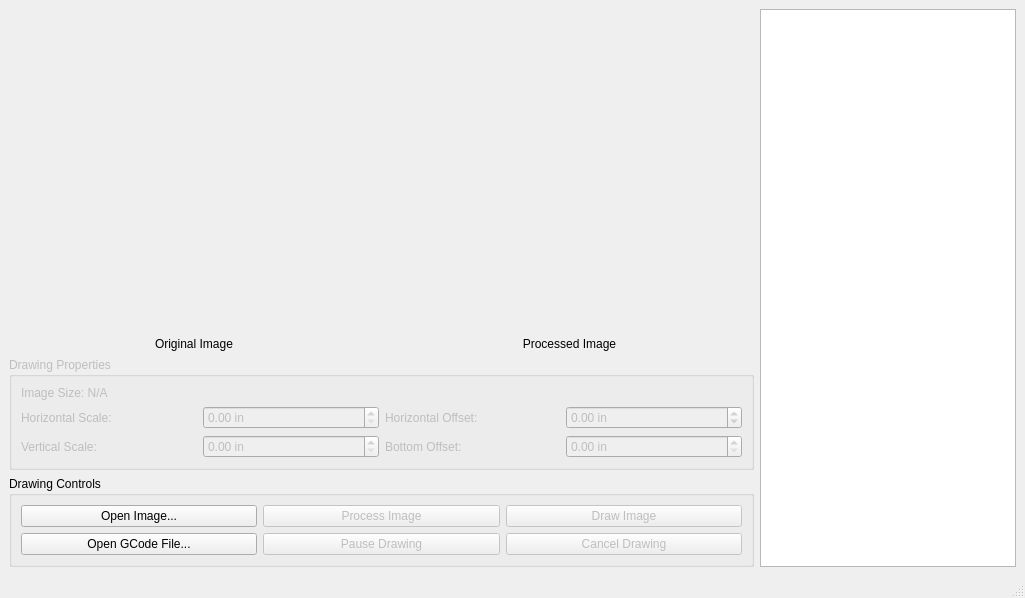
<?xml version="1.0" encoding="UTF-8"?>
<ui version="4.0">
 <class>MainWindow</class>
 <widget class="QMainWindow" name="MainWindow">
  <property name="geometry">
   <rect>
    <x>0</x>
    <y>0</y>
    <width>1025</width>
    <height>598</height>
   </rect>
  </property>
  <property name="windowTitle">
   <string>MainWindow</string>
  </property>
  <widget class="QWidget" name="centralwidget">
   <layout class="QHBoxLayout" name="horizontalLayout">
    <item>
     <layout class="QVBoxLayout" name="leftColumn">
      <item>
       <layout class="QGridLayout" name="imageGrid">
        <item row="2" column="0">
         <widget class="QLabel" name="label_3">
          <property name="text">
           <string>Original Image</string>
          </property>
          <property name="alignment">
           <set>Qt::AlignCenter</set>
          </property>
         </widget>
        </item>
        <item row="2" column="1">
         <widget class="QLabel" name="label_4">
          <property name="text">
           <string>Processed Image</string>
          </property>
          <property name="alignment">
           <set>Qt::AlignCenter</set>
          </property>
         </widget>
        </item>
        <item row="1" column="1">
         <widget class="QLabel" name="afterImage">
          <property name="sizePolicy">
           <sizepolicy hsizetype="Expanding" vsizetype="Expanding">
            <horstretch>0</horstretch>
            <verstretch>0</verstretch>
           </sizepolicy>
          </property>
          <property name="text">
           <string/>
          </property>
          <property name="alignment">
           <set>Qt::AlignCenter</set>
          </property>
         </widget>
        </item>
        <item row="1" column="0">
         <widget class="QLabel" name="beforeImage">
          <property name="sizePolicy">
           <sizepolicy hsizetype="Expanding" vsizetype="Expanding">
            <horstretch>0</horstretch>
            <verstretch>0</verstretch>
           </sizepolicy>
          </property>
          <property name="text">
           <string/>
          </property>
          <property name="alignment">
           <set>Qt::AlignCenter</set>
          </property>
         </widget>
        </item>
       </layout>
      </item>
      <item>
       <widget class="QGroupBox" name="drawScaleGroup">
        <property name="enabled">
         <bool>false</bool>
        </property>
        <property name="title">
         <string>Drawing Properties</string>
        </property>
        <layout class="QGridLayout" name="gridLayout_3">
         <item row="1" column="0">
          <widget class="QLabel" name="label">
           <property name="text">
            <string>Horizontal Scale:</string>
           </property>
          </widget>
         </item>
         <item row="1" column="2">
          <widget class="QLabel" name="label_2">
           <property name="text">
            <string>Horizontal Offset:</string>
           </property>
          </widget>
         </item>
         <item row="2" column="2">
          <widget class="QLabel" name="label_6">
           <property name="text">
            <string>Bottom Offset:</string>
           </property>
          </widget>
         </item>
         <item row="1" column="3">
          <widget class="QDoubleSpinBox" name="hOffsetSpin">
           <property name="suffix">
            <string notr="true"> in</string>
           </property>
           <property name="minimum">
            <double>-10.000000000000000</double>
           </property>
           <property name="maximum">
            <double>10.000000000000000</double>
           </property>
           <property name="singleStep">
            <double>0.500000000000000</double>
           </property>
          </widget>
         </item>
         <item row="2" column="3">
          <widget class="QDoubleSpinBox" name="vOffsetSpin">
           <property name="suffix">
            <string notr="true"> in</string>
           </property>
           <property name="maximum">
            <double>20.000000000000000</double>
           </property>
           <property name="singleStep">
            <double>0.500000000000000</double>
           </property>
          </widget>
         </item>
         <item row="1" column="1">
          <widget class="QDoubleSpinBox" name="hScaleSpin">
           <property name="suffix">
            <string notr="true"> in</string>
           </property>
           <property name="maximum">
            <double>15.000000000000000</double>
           </property>
           <property name="singleStep">
            <double>0.500000000000000</double>
           </property>
          </widget>
         </item>
         <item row="2" column="1">
          <widget class="QDoubleSpinBox" name="vScaleSpin">
           <property name="suffix">
            <string notr="true"> in</string>
           </property>
           <property name="maximum">
            <double>15.000000000000000</double>
           </property>
           <property name="singleStep">
            <double>0.500000000000000</double>
           </property>
          </widget>
         </item>
         <item row="2" column="0">
          <widget class="QLabel" name="label_5">
           <property name="text">
            <string>Vertical Scale:</string>
           </property>
          </widget>
         </item>
         <item row="0" column="0">
          <widget class="QLabel" name="imgSizeLabel">
           <property name="text">
            <string>Image Size: N/A</string>
           </property>
          </widget>
         </item>
        </layout>
       </widget>
      </item>
      <item>
       <widget class="QGroupBox" name="drawControlGroup">
        <property name="title">
         <string>Drawing Controls</string>
        </property>
        <layout class="QGridLayout" name="gridLayout">
         <item row="0" column="0">
          <widget class="QPushButton" name="openButton">
           <property name="text">
            <string>Open Image...</string>
           </property>
          </widget>
         </item>
         <item row="0" column="1">
          <widget class="QPushButton" name="processButton">
           <property name="enabled">
            <bool>false</bool>
           </property>
           <property name="text">
            <string>Process Image</string>
           </property>
          </widget>
         </item>
         <item row="0" column="2">
          <widget class="QPushButton" name="drawButton">
           <property name="enabled">
            <bool>false</bool>
           </property>
           <property name="text">
            <string>Draw Image</string>
           </property>
          </widget>
         </item>
         <item row="1" column="1">
          <widget class="QPushButton" name="pauseButton">
           <property name="enabled">
            <bool>false</bool>
           </property>
           <property name="text">
            <string>Pause Drawing</string>
           </property>
          </widget>
         </item>
         <item row="1" column="2">
          <widget class="QPushButton" name="stopButton">
           <property name="enabled">
            <bool>false</bool>
           </property>
           <property name="text">
            <string>Cancel Drawing</string>
           </property>
          </widget>
         </item>
         <item row="1" column="0">
          <widget class="QPushButton" name="openGcodeButton">
           <property name="text">
            <string>Open GCode File...</string>
           </property>
          </widget>
         </item>
        </layout>
       </widget>
      </item>
     </layout>
    </item>
    <item>
     <widget class="QTableView" name="espTableView">
      <property name="sizePolicy">
       <sizepolicy hsizetype="Minimum" vsizetype="Expanding">
        <horstretch>0</horstretch>
        <verstretch>0</verstretch>
       </sizepolicy>
      </property>
     </widget>
    </item>
   </layout>
  </widget>
  <widget class="QStatusBar" name="statusbar"/>
  <widget class="QMenuBar" name="menubar">
   <property name="geometry">
    <rect>
     <x>0</x>
     <y>0</y>
     <width>1025</width>
     <height>26</height>
    </rect>
   </property>
  </widget>
 </widget>
 <resources/>
 <connections/>
</ui>
